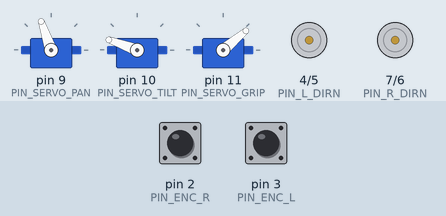
Recording of a sketch running on a simulated Arduino Uno, built with avr-gcc and run on an emulated ATmega328P. Parts: 3 × servo, direction and speed pins drawn as motors (green arrow = direction pin HIGH = forward, orange = LOW = backward, longer = more drive). The inputs (shaded band) are chosen by the test bench; at power-on: pin 2 (PIN_ENC_R) HIGH, pin 3 (PIN_ENC_L) HIGH.

Above: at 0.1 s.
At 0.6 s:
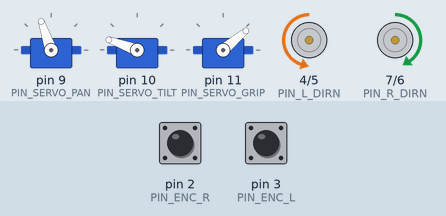
Timing chart, 0 to 2.1 s (numbered marks = the images above):
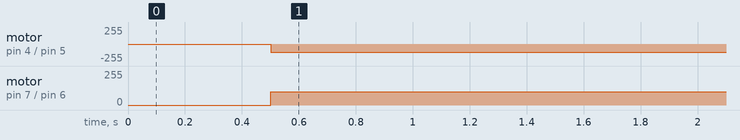

The sketch:

module7.ino
```cpp
#include <Servo.h>
#include <EEPROM.h>

#define PIN_SERVO_PAN   (9)
#define PIN_SERVO_TILT (10)
#define PIN_SERVO_GRIP (11)

#define PIN_ENC_L (3)
#define PIN_ENC_R (2)

#define PIN_R_SPEED (6)
#define PIN_R_DIRN  (7)
#define PIN_L_SPEED (5)
#define PIN_L_DIRN  (4)

#define PIN_L_BUMPER ( 8)
#define PIN_R_BUMPER (12)

#define APIN_GRIPFORCE (5)
#define APIN_DIST      (3)

#define FAST_SPEED (120)
#define SLOW_SPEED ( 90)

#define BACK_DIST (6)

#define DIST_THRESH (460)

#define M_L_SPEED(x) (x)
#define M_R_SPEED(x) (x*18/16)

Servo sPan, sTilt, sGrip;

int l_count = 0;
int r_count = 0;
int l_stat;
int r_stat;

void countEncoder(void){
  int l_cur, r_cur;
  l_cur = digitalRead(PIN_ENC_L);
  r_cur = digitalRead(PIN_ENC_R);
  if(l_cur != l_stat) {
    l_count ++;
    l_stat = l_cur;
  }
  if(r_cur != r_stat) {
    r_count ++;
    r_stat = r_cur;
  }
}

void driveDist(int counts){
  l_count = 0;
  r_count = 0;
  for(;;){
    // detect encoder
    countEncoder();
    // adjust speed
    if(l_count >= counts - 1)
      analogWrite(PIN_L_SPEED, SLOW_SPEED);
    if(r_count >= counts - 1)
      analogWrite(PIN_R_SPEED, SLOW_SPEED);
    // stop
    if((l_count >= counts) &&
       (r_count >= counts))
    {
      break;
    }
  }
}

void setSpeedsRaw(int l, int r){
  digitalWrite(PIN_L_DIRN,l>0);
  digitalWrite(PIN_R_DIRN,r>0);
  analogWrite(PIN_L_SPEED,abs(l));
  analogWrite(PIN_R_SPEED,abs(r));
}

void setSpeeds(int l, int r){
  digitalWrite(PIN_L_DIRN,l>0);
  digitalWrite(PIN_R_DIRN,r>0);
  analogWrite(PIN_L_SPEED,M_L_SPEED(abs(l)));
  analogWrite(PIN_R_SPEED,M_R_SPEED(abs(r)));
}

void setup() {
  // put your setup code here, to run once:
  // pin configs

  sPan.attach(PIN_SERVO_PAN);
  sTilt.attach(PIN_SERVO_TILT);
  sGrip.attach(PIN_SERVO_GRIP);

  sPan.write(109);
  sTilt.write(160);
  sGrip.write(40);

  pinMode(PIN_L_BUMPER,INPUT);
  pinMode(PIN_L_BUMPER,INPUT);
  pinMode(PIN_L_DIRN,OUTPUT);
  pinMode(PIN_R_DIRN,OUTPUT);
  pinMode(PIN_L_SPEED,OUTPUT);
  pinMode(PIN_R_SPEED,OUTPUT);
  pinMode(PIN_ENC_L,INPUT);
  pinMode(PIN_ENC_R,INPUT);
}

bool checkDistance(void){
  return (analogRead(APIN_DIST) > DIST_THRESH);
}

void loop() {
  // drive forward
  setSpeeds(FAST_SPEED,FAST_SPEED);
  // handle bumpers
  if(checkDistance()){
    setSpeeds(0,0);
    delay(500);
    setSpeeds(-SLOW_SPEED,SLOW_SPEED);
    driveDist(19);
    setSpeeds(0,0);
    delay(500);
  }

  // make it not react super instantly
  // if this is too low, it will never turn 180
  delay(10);
}
```

Measured:
- by itself, motor on pin 4 (PIN_L_DIRN) / pin 5 (PIN_L_SPEED): stopped → backward 120/255 at 0.50 s
- by itself, motor on pin 7 (PIN_R_DIRN) / pin 6 (PIN_R_SPEED): stopped → forward 101/255 at 0.50 s
